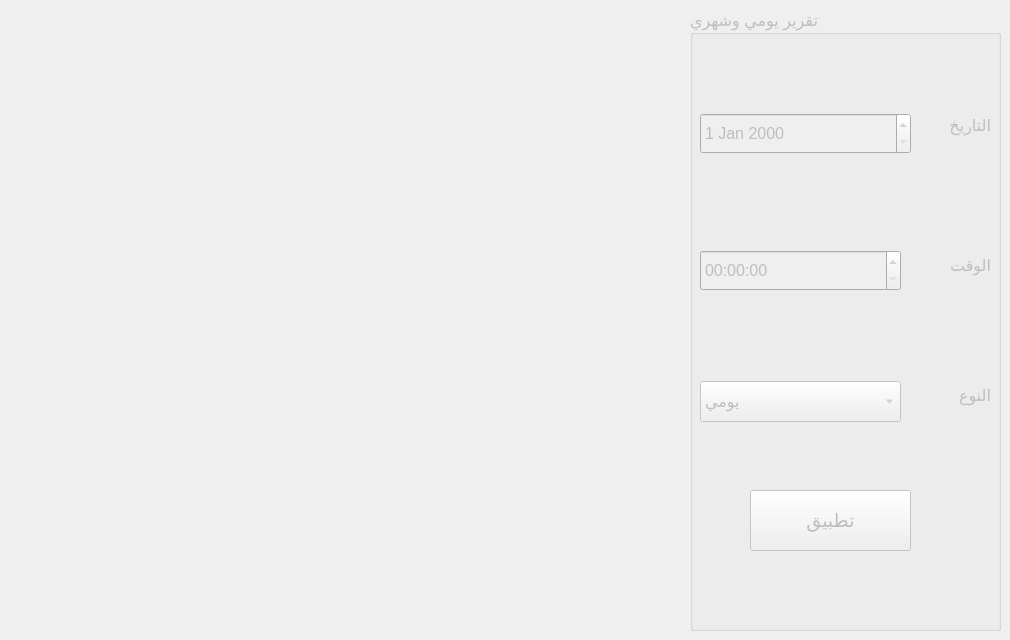
      <widget class="QWidget" name="tab_16">
       <attribute name="title">
        <string>عمل تقرير</string>
       </attribute>
       <widget class="QGroupBox" name="groupBox_3">
        <property name="enabled">
         <bool>false</bool>
        </property>
        <property name="geometry">
         <rect>
          <x>690</x>
          <y>10</y>
          <width>311</width>
          <height>621</height>
         </rect>
        </property>
        <property name="font">
         <font>
          <family>Segoe UI</family>
          <pointsize>12</pointsize>
         </font>
        </property>
        <property name="title">
         <string>تقرير يومي وشهري</string>
        </property>
        <widget class="QDateEdit" name="dateEdit_2">
         <property name="geometry">
          <rect>
           <x>10</x>
           <y>103</y>
           <width>211</width>
           <height>41</height>
          </rect>
         </property>
        </widget>
        <widget class="QLabel" name="label_9">
         <property name="geometry">
          <rect>
           <x>220</x>
           <y>90</y>
           <width>81</width>
           <height>51</height>
          </rect>
         </property>
         <property name="font">
          <font>
           <family>Segoe UI</family>
           <pointsize>12</pointsize>
           <weight>50</weight>
           <bold>false</bold>
          </font>
         </property>
         <property name="text">
          <string>التاريخ</string>
         </property>
        </widget>
        <widget class="QTimeEdit" name="timeEdit">
         <property name="geometry">
          <rect>
           <x>10</x>
           <y>240</y>
           <width>201</width>
           <height>41</height>
          </rect>
         </property>
        </widget>
        <widget class="QLabel" name="label_10">
         <property name="geometry">
          <rect>
           <x>220</x>
           <y>230</y>
           <width>81</width>
           <height>51</height>
          </rect>
         </property>
         <property name="font">
          <font>
           <family>Segoe UI</family>
           <pointsize>12</pointsize>
           <weight>50</weight>
           <bold>false</bold>
          </font>
         </property>
         <property name="text">
          <string>الوقت</string>
         </property>
        </widget>
        <widget class="QLabel" name="label_11">
         <property name="geometry">
          <rect>
           <x>220</x>
           <y>360</y>
           <width>81</width>
           <height>51</height>
          </rect>
         </property>
         <property name="font">
          <font>
           <family>Segoe UI</family>
           <pointsize>12</pointsize>
           <weight>50</weight>
           <bold>false</bold>
          </font>
         </property>
         <property name="text">
          <string>النوع</string>
         </property>
        </widget>
        <widget class="QComboBox" name="comboBox">
         <property name="geometry">
          <rect>
           <x>10</x>
           <y>371</y>
           <width>201</width>
           <height>41</height>
          </rect>
         </property>
         <item>
          <property name="text">
           <string>يومي</string>
          </property>
         </item>
         <item>
          <property name="text">
           <string>شهري</string>
          </property>
         </item>
         <item>
          <property name="text">
           <string>يومي وشهري</string>
          </property>
         </item>
         <item>
          <property name="text">
           <string>سنوي</string>
          </property>
         </item>
         <item>
          <property name="text">
           <string>كل التواريخ</string>
          </property>
         </item>
        </widget>
        <widget class="QPushButton" name="pushButton_25">
         <property name="geometry">
          <rect>
           <x>60</x>
           <y>480</y>
           <width>161</width>
           <height>61</height>
          </rect>
         </property>
         <property name="font">
          <font>
           <family>Segoe UI</family>
           <pointsize>14</pointsize>
          </font>
         </property>
         <property name="text">
          <string>تطبيق</string>
         </property>
        </widget>
       </widget>
      </widget>
